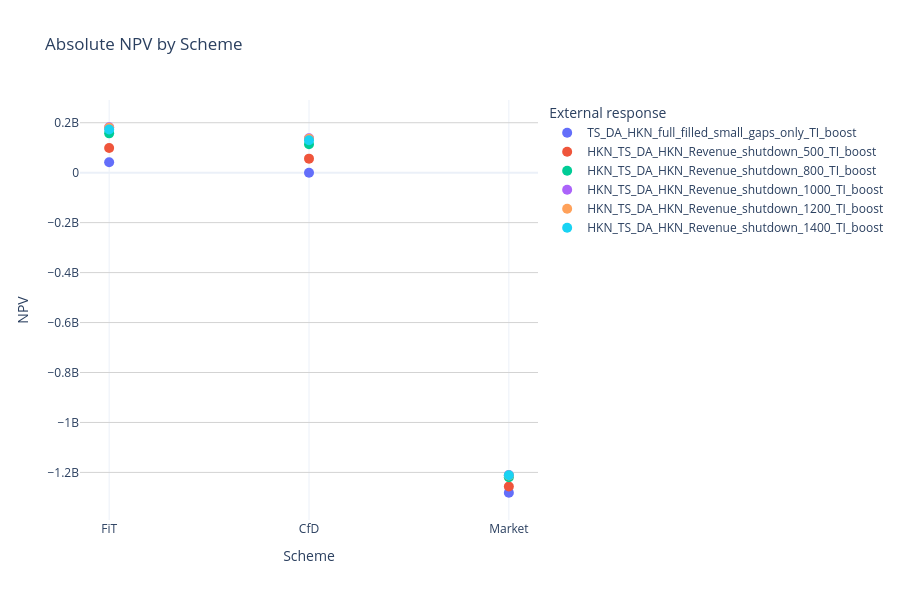
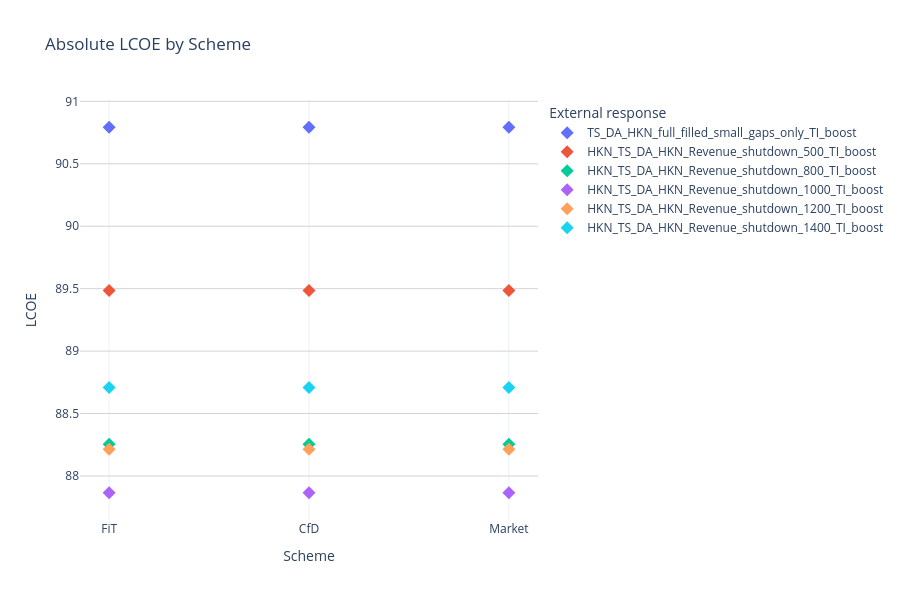

Notebook code for these charts, in order:
### Code cell
from pathlib import Path
import json
import numpy as np
import pandas as pd
import plotly.graph_objects as go

# --- Load scenarios.json if not already present ---
if "scenarios" not in globals():
    SCENARIOS_PATH = Path(RESULTS_FOLDER) / "scenarios.json"
    with open(SCENARIOS_PATH, "r", encoding="utf-8") as f:
        scenarios = json.load(f)
    if isinstance(scenarios, dict) and "scenarios" in scenarios:
        scenarios = scenarios["scenarios"]

# --- Build helpers to find scenario metadata and metrics from each DF ---
def _col_ci(df, name_options=("NPV",)):
    """Return the first column name matching any option (case-insensitive)."""
    lower_map = {c.lower(): c for c in df.columns}
    for opt in name_options:
        if opt.lower() in lower_map:
            return lower_map[opt.lower()]
    # fallback: look for substring match
    for c in df.columns:
        lc = c.lower()
        if any(opt.lower() in lc for opt in name_options):
            return c
    return None

def _extract_metric(df, options):
    """Pick a numeric scalar from the first matching column."""
    if df is None or df.empty:
        return None
    col = _col_ci(df, options)
    if col is None:
        return None
    s = df[col]
    # Try last non-null numeric value
    try:
        s_numeric = s[pd.to_numeric(s, errors="coerce").notna()]
        if not s_numeric.empty:
            return float(s_numeric.iloc[-1])
    except Exception:
        pass
    # Fallback: if already numeric-like
    try:
        return float(s.iloc[-1])
    except Exception:
        return None

# --- Which schemes to consider ---
SCHEMES = ["FiT", "CfD", "Market"]

# If you don't already have ext_map from above, (re)build it:
ext_map = {}
for sc in scenarios:
    sid = str(sc.get("scenario_id", ""))
    ov = sc.get("overrides", {})
    ext = ov.get("WindFarm_overrides.external_response_path", None)
    scheme = ov.get("Revenue_overrides.scheme_type", None)
    if not sid or not ext or scheme not in SCHEMES:
        continue
    d = ext_map.setdefault(ext, {})
    d[scheme] = sid

def _get_metrics_for_sid(sid):
    df = RESULTS.get(sid)
    return {
        "NPV":  _extract_metric(df, ("NPV", "net_present_value", "npv")),
        "LCOE": _extract_metric(df, ("LCOE", "lcoe")),
    }

# ------------- Figure 1: Absolute NPV per scheme -------------
fig_npv = go.Figure()

for ext_path, schemes in ext_map.items():
    xs, ys = [], []
    for scheme in SCHEMES:
        sid = schemes.get(scheme)
        if not sid:
            continue
        m = _get_metrics_for_sid(sid)
        if m["NPV"] is None:
            continue
        xs.append(scheme)
        ys.append(m["NPV"])

    if xs:
        label = Path(ext_path).name or str(ext_path)
        fig_npv.add_trace(go.Scatter(
            x=xs,
            y=ys,
            mode="markers",
            marker=dict(size=10, symbol="circle"),
            name=label,
            hovertemplate="Scheme: %{x}<br>NPV: %{y}<extra>" + label + "</extra>",
            showlegend=True,
        ))

fig_npv.update_layout(
    title="Absolute NPV by Scheme",
    xaxis_title="Scheme",
    yaxis_title="NPV",
    template="plotly_white",
    width=900,
    height=600,
    legend_title_text="External response",
    xaxis=dict(categoryorder="array", categoryarray=SCHEMES),
    yaxis=dict(showgrid=True, gridcolor="lightgray"),
)
fig_npv.show()

# ------------- Figure 2: Absolute LCOE per scheme -------------
fig_lcoe = go.Figure()

for ext_path, schemes in ext_map.items():
    xs, ys = [], []
    for scheme in SCHEMES:
        sid = schemes.get(scheme)
        if not sid:
            continue
        m = _get_metrics_for_sid(sid)
        if m["LCOE"] is None:
            continue
        xs.append(scheme)
        ys.append(m["LCOE"])

    if xs:
        label = Path(ext_path).name or str(ext_path)
        fig_lcoe.add_trace(go.Scatter(
            x=xs,
            y=ys,
            mode="markers",
            marker=dict(size=10, symbol="diamond"),
            name=label,
            hovertemplate="Scheme: %{x}<br>LCOE: %{y}<extra>" + label + "</extra>",
            showlegend=True,
        ))

fig_lcoe.update_layout(
    title="Absolute LCOE by Scheme",
    xaxis_title="Scheme",
    yaxis_title="LCOE",
    template="plotly_white",
    width=900,
    height=600,
    legend_title_text="External response",
    xaxis=dict(categoryorder="array", categoryarray=SCHEMES),
    yaxis=dict(showgrid=True, gridcolor="lightgray"),
)
fig_lcoe.show()

### Figure 1 — Plotly figure (JSON) as saved in the notebook; plotly's stock layout.template omitted (floating-point values rounded to 4 significant figures)
{"data": [{"hovertemplate": "Scheme: %{x}<br>NPV: %{y}<extra>TS_DA_HKN_full_filled_small_gaps_only_TI_boost</extra>", "marker": {"size": 10, "symbol": "circle"}, "mode": "markers", "name": "TS_DA_HKN_full_filled_small_gaps_only_TI_boost", "showlegend": true, "type": "scatter", "x": ["FiT", "CfD", "Market"], "y": [41910000.0, -411700.0, -1281000000.0]}, {"hovertemplate": "Scheme: %{x}<br>NPV: %{y}<extra>HKN_TS_DA_HKN_Revenue_shutdown_500_TI_boost</extra>", "marker": {"size": 10, "symbol": "circle"}, "mode": "markers", "name": "HKN_TS_DA_HKN_Revenue_shutdown_500_TI_boost", "showlegend": true, "type": "scatter", "x": ["FiT", "CfD", "Market"], "y": [99100000.0, 56260000.0, -1257000000.0]}, {"hovertemplate": "Scheme: %{x}<br>NPV: %{y}<extra>HKN_TS_DA_HKN_Revenue_shutdown_800_TI_boost</extra>", "marker": {"size": 10, "symbol": "circle"}, "mode": "markers", "name": "HKN_TS_DA_HKN_Revenue_shutdown_800_TI_boost", "showlegend": true, "type": "scatter", "x": ["FiT", "CfD", "Market"], "y": [157500000.0, 113700000.0, -1219000000.0]}, {"hovertemplate": "Scheme: %{x}<br>NPV: %{y}<extra>HKN_TS_DA_HKN_Revenue_shutdown_1000_TI_boost</extra>", "marker": {"size": 10, "symbol": "circle"}, "mode": "markers", "name": "HKN_TS_DA_HKN_Revenue_shutdown_1000_TI_boost", "showlegend": true, "type": "scatter", "x": ["FiT", "CfD", "Market"], "y": [181900000.0, 137800000.0, -1210000000.0]}, {"hovertemplate": "Scheme: %{x}<br>NPV: %{y}<extra>HKN_TS_DA_HKN_Revenue_shutdown_1200_TI_boost</extra>", "marker": {"size": 10, "symbol": "circle"}, "mode": "markers", "name": "HKN_TS_DA_HKN_Revenue_shutdown_1200_TI_boost", "showlegend": true, "type": "scatter", "x": ["FiT", "CfD", "Market"], "y": [179500000.0, 135800000.0, -1212000000.0]}, {"hovertemplate": "Scheme: %{x}<br>NPV: %{y}<extra>HKN_TS_DA_HKN_Revenue_shutdown_1400_TI_boost</extra>", "marker": {"size": 10, "symbol": "circle"}, "mode": "markers", "name": "HKN_TS_DA_HKN_Revenue_shutdown_1400_TI_boost", "showlegend": true, "type": "scatter", "x": ["FiT", "CfD", "Market"], "y": [173100000.0, 129700000.0, -1211000000.0]}], "layout": {"height": 600, "legend": {"title": {"text": "External response"}}, "title": {"text": "Absolute NPV by Scheme"}, "width": 900, "xaxis": {"categoryarray": ["FiT", "CfD", "Market"], "categoryorder": "array", "title": {"text": "Scheme"}}, "yaxis": {"gridcolor": "lightgray", "showgrid": true, "title": {"text": "NPV"}}}}

### Figure 2 — Plotly figure (JSON) as saved in the notebook; plotly's stock layout.template omitted (floating-point values rounded to 4 significant figures)
{"data": [{"hovertemplate": "Scheme: %{x}<br>LCOE: %{y}<extra>TS_DA_HKN_full_filled_small_gaps_only_TI_boost</extra>", "marker": {"size": 10, "symbol": "diamond"}, "mode": "markers", "name": "TS_DA_HKN_full_filled_small_gaps_only_TI_boost", "showlegend": true, "type": "scatter", "x": ["FiT", "CfD", "Market"], "y": [90.79, 90.79, 90.79]}, {"hovertemplate": "Scheme: %{x}<br>LCOE: %{y}<extra>HKN_TS_DA_HKN_Revenue_shutdown_500_TI_boost</extra>", "marker": {"size": 10, "symbol": "diamond"}, "mode": "markers", "name": "HKN_TS_DA_HKN_Revenue_shutdown_500_TI_boost", "showlegend": true, "type": "scatter", "x": ["FiT", "CfD", "Market"], "y": [89.49, 89.49, 89.49]}, {"hovertemplate": "Scheme: %{x}<br>LCOE: %{y}<extra>HKN_TS_DA_HKN_Revenue_shutdown_800_TI_boost</extra>", "marker": {"size": 10, "symbol": "diamond"}, "mode": "markers", "name": "HKN_TS_DA_HKN_Revenue_shutdown_800_TI_boost", "showlegend": true, "type": "scatter", "x": ["FiT", "CfD", "Market"], "y": [88.25, 88.25, 88.25]}, {"hovertemplate": "Scheme: %{x}<br>LCOE: %{y}<extra>HKN_TS_DA_HKN_Revenue_shutdown_1000_TI_boost</extra>", "marker": {"size": 10, "symbol": "diamond"}, "mode": "markers", "name": "HKN_TS_DA_HKN_Revenue_shutdown_1000_TI_boost", "showlegend": true, "type": "scatter", "x": ["FiT", "CfD", "Market"], "y": [87.87, 87.87, 87.87]}, {"hovertemplate": "Scheme: %{x}<br>LCOE: %{y}<extra>HKN_TS_DA_HKN_Revenue_shutdown_1200_TI_boost</extra>", "marker": {"size": 10, "symbol": "diamond"}, "mode": "markers", "name": "HKN_TS_DA_HKN_Revenue_shutdown_1200_TI_boost", "showlegend": true, "type": "scatter", "x": ["FiT", "CfD", "Market"], "y": [88.21, 88.21, 88.21]}, {"hovertemplate": "Scheme: %{x}<br>LCOE: %{y}<extra>HKN_TS_DA_HKN_Revenue_shutdown_1400_TI_boost</extra>", "marker": {"size": 10, "symbol": "diamond"}, "mode": "markers", "name": "HKN_TS_DA_HKN_Revenue_shutdown_1400_TI_boost", "showlegend": true, "type": "scatter", "x": ["FiT", "CfD", "Market"], "y": [88.71, 88.71, 88.71]}], "layout": {"height": 600, "legend": {"title": {"text": "External response"}}, "title": {"text": "Absolute LCOE by Scheme"}, "width": 900, "xaxis": {"categoryarray": ["FiT", "CfD", "Market"], "categoryorder": "array", "title": {"text": "Scheme"}}, "yaxis": {"gridcolor": "lightgray", "showgrid": true, "title": {"text": "LCOE"}}}}
